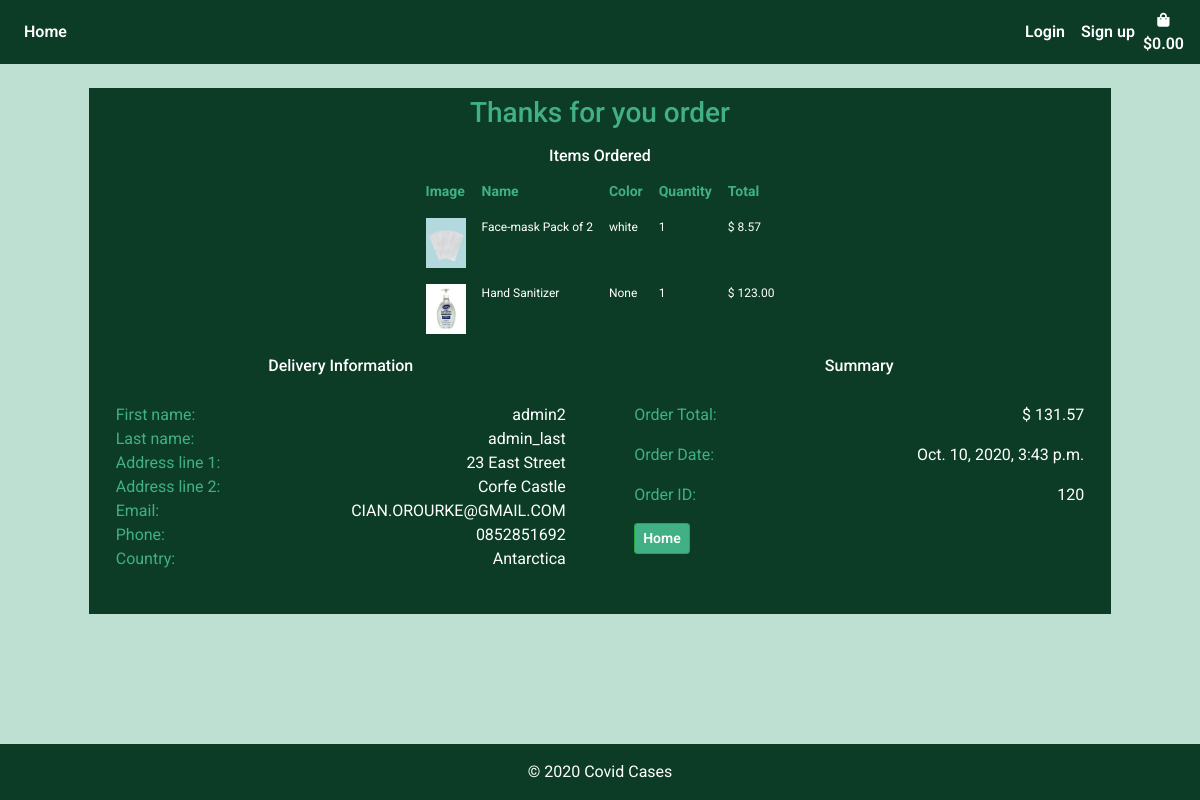
The app's page /bag/order_success/120 with its own data.
### shopping_bag/models.py (models this page shows)
class OrderItem(models.Model):
    item = models.ForeignKey(Product, on_delete=models.CASCADE)
    order = models.ForeignKey(Order, on_delete=models.CASCADE)
    quantity = models.IntegerField(null=True , editable=True, default=0)
    def line_total(self):
        return self.quantity * self.item.price

class Order(models.Model):
    user_profile = models.ForeignKey(Customer, on_delete=models.SET_NULL, null=True, blank=True)
    stripe_pid = models.CharField(max_length=settings.CONST_PROFILE_ATTR, null=False, blank=False, default='')
    ordered_date = models.DateTimeField(auto_now_add=True)
    order_total = models.DecimalField(max_digits=6, decimal_places=2, null=True)
    order_confirmed = models.BooleanField(default=False)
    date_dispatched = models.DateTimeField(null=True)

### products/models.py (models this page shows, shortened)
class Product(models.Model):
    product_name = models.CharField(max_length=settings.CONST_PROFILE_ATTR)
    color = models.CharField(max_length=settings.CONST_PROFILE_ATTR)
    price = models.DecimalField(max_digits=6, decimal_places=2)
    image = ResizedImageField(size=[400, 500], crop=['middle', 'center'],quality=100, upload_to='', default='noimage.jpeg')
    image_2 = ResizedImageField(size=[400, 500], crop=['middle', 'center'],quality=100, upload_to='', default='noimage.jpeg', null=True)
    number_in_stock = models.IntegerField(null=True , editable=True, default=0)
    is_active = models.BooleanField(default=True, null=True)
    created_by = models.CharField(max_length=settings.CONST_PROFILE_ATTR, null=True)
    created_date = models.TimeField(auto_now_add=True, null=True)
    supplier = models.ForeignKey(Supplier, on_delete=models.CASCADE, null=True)

### profiles/models.py (models this page shows)
class Customer(models.Model):
    user = models.OneToOneField(User, null=True, on_delete=models.CASCADE, blank=True)
    name = models.CharField(max_length=settings.CONST_PROFILE_ATTR, null=True)
    first_name = models.CharField(max_length=settings.CONST_PROFILE_ATTR, null=True)
    last_name = models.CharField(max_length=settings.CONST_PROFILE_ATTR, null=True)
    phone = models.CharField(max_length=settings.CONST_PROFILE_ATTR, null=True)
    email = models.CharField(max_length=settings.CONST_PROFILE_ATTR, null=True)
    city = models.CharField(max_length=settings.CONST_PROFILE_ATTR, null=True)
    address_line_1 = models.CharField(max_length=settings.CONST_PROFILE_ADDRESS, null=True)
    address_line_2 = models.CharField(max_length=settings.CONST_PROFILE_ADDRESS, null=True, default="")
    country = CountryField(null=True)
    date_created = models.DateTimeField(auto_now_add=True, null=True)

### shopping_bag/views.py (the view)
# urls.py: path("order_success/<int:order_id>", views.order_success, name="order_success"),
def order_success(request, order_id):
    order = Order.objects.get(id=order_id)
    order_items = OrderItem.objects.filter(order=order)
    context = {
        "order": order,
        "order_items": order_items
    }
    return render(request, "shopping_bag/order_success.html", context)

### shopping_bag/templates/shopping_bag/order_success.html (shortened to what this page needs)
{% extends 'base.html'%}
{% load static %}
{% load tz %}
{% get_current_timezone as TIME_ZONE %}
{% block content %}
    <div class="d-flex justify-content-center h-100 ">
        <div class="order-confirmed-page">
            <div class="d-flex justify-content-center">
                <h3 id="order-confirmed-title">Thanks for you order</h3>
            </div>
            <div class="row">
                <div class="col-md-12">
                    <h6 class="text-center mt-2">Items Ordered</h6>
                    <table class="table table-borderless order-confirmed-table">
                        <thead>
                            <tr>
                            <th scope="col">Image</th>
                            <th scope="col">Name</th>
                            <th scope="col">Color</th>
                            <th scope="col">Quantity</th>
                            <th scope="col">Total</th>
                            </tr>
                        </thead>
                        <tbody>
                        {% for item in order_items %}
                            <tr>
                            <td scope="row"><img class="img-fluid" style="max-width:40px;" src="{{ MEDIA_URL }}{{ item.item.image }}"/></td>
                            <td>{{ item.item.product_name }}</td>
                            <td>{{ item.item.color }}</td>
                            <td>{{ item.quantity }}</td>
                            <td>$ {{ item.line_total }}</td>
                            </tr>
                        {% endfor %}
                        </tbody>
                    </table>
                </div>
                <div class="col-md-6 mx-auto delivery-information mt-2">
                    <h6 class="text-center" >Delivery Information</h6>
                    <ul class="list-unstyled">
                        <li><span class="order-confirmed-label">First name: </span><span class="float-right">{{ order.user_profile.first_name }}</span></li>
                        <li><span class="order-confirmed-label">Last name: </span><span class="float-right">{{ order.user_profile.last_name }}</span></li>
                        <li><span class="order-confirmed-label">Address line 1: </span><span class="float-right">{{ order.user_profile.address_line_1 }}</span></li>
                        <li><span class="order-confirmed-label">Address line 2: </span><span class="float-right">{{ order.user_profile.address_line_2 }}</span></li>
                        <li><span class="order-confirmed-label">Email: </span><span class="float-right">{{ order.user_profile.email }}</span></li>
                        <li><span class="order-confirmed-label">Phone: </span><span class="float-right">{{ order.user_profile.phone }}</span></li>
                        <li><span class="order-confirmed-label">Country: </span><span class="float-right">{{ order.user_profile.country.name }}</span></li>
                    </ul>
                </div>
                <div class="col-md-6 mt-2">
                    <h6 class="text-center">Summary</h6>
                    <div class="order-summary">
                        <p><span class="order-confirmed-label">Order Total: </span><span class="float-right">$ {{ order.order_total }}</span></p>
                        {% localtime on %}
                            <p><span class="order-confirmed-label">Order Date: </span><span class="float-right">{{ order.ordered_date }}</span></p>
                        {% endlocaltime %}
                        <p><span class="order-confirmed-label">Order ID: </span><span class="float-right">{{ order.id }}</span></p>
                        <div>
                            <a class="btn btn-success btn-sm" href="{% url 'products' %}">Home</a>
                        </div>
                    </div>
                </div>
            </div>
        </div>
    </div>
{% endblock %}

### static/css/base.css (style rules this page uses)
body { background-color: #bee0d3; color: #0C3C26; font-family: 'Roboto', sans-serif; margin: 0; padding: 0; padding-bottom: 60px; margin: 0 0 40px; }
html { position: relative; min-height: 100%; }
a { color: #fff; }
.btn { font-weight: 600; }
a { color: #fff; font-weight: 600; }
.btn-success { background: #41b085 !important; color: #fff !important; font-weight: 600; }
.order-confirmed-page { background-color: #0C3C26; padding: .5rem; width: auto; margin: auto; color: #fff; margin-top: 2%; }
#order-confirmed-title { color: #41b085; }
.order-confirmed-page p { font-size: 16px; }
.order-confirmed-table { color: #fff; width: auto; margin: auto; margin-bottom: .4rem; margin-top: .4rem; }
.order-confirmed-table th { color: #41b085; font-size: 14px; padding: .5rem }
.order-confirmed-table td { font-size: 12px; padding: .5rem }
.delivery-information ul { padding: 1.2rem; }
.order-confirmed-label { color: #41b085; }
.order-summary { padding: 1.2rem; }

### records on screen
OrderItem: item.image (picture), item.product_name "Face-mask Pack of 2", item.color "white", quantity "1", line_total "8.57"
OrderItem: item.image (picture), item.product_name "Hand Sanitizer", item.color "None", quantity "1", line_total "123.00"
Order: user_profile.first_name "admin2", user_profile.last_name "admin_last", user_profile.address_line_1 "23 East Street", user_profile.address_line_2 "Corfe Castle", user_profile.email "CIAN.OROURKE@GMAIL.COM", user_profile.phone "0852851692", user_profile.country.name "Antarctica", order_total "131.57", ordered_date "Oct. 10, 2020, 3:43 p.m.", id "120"
